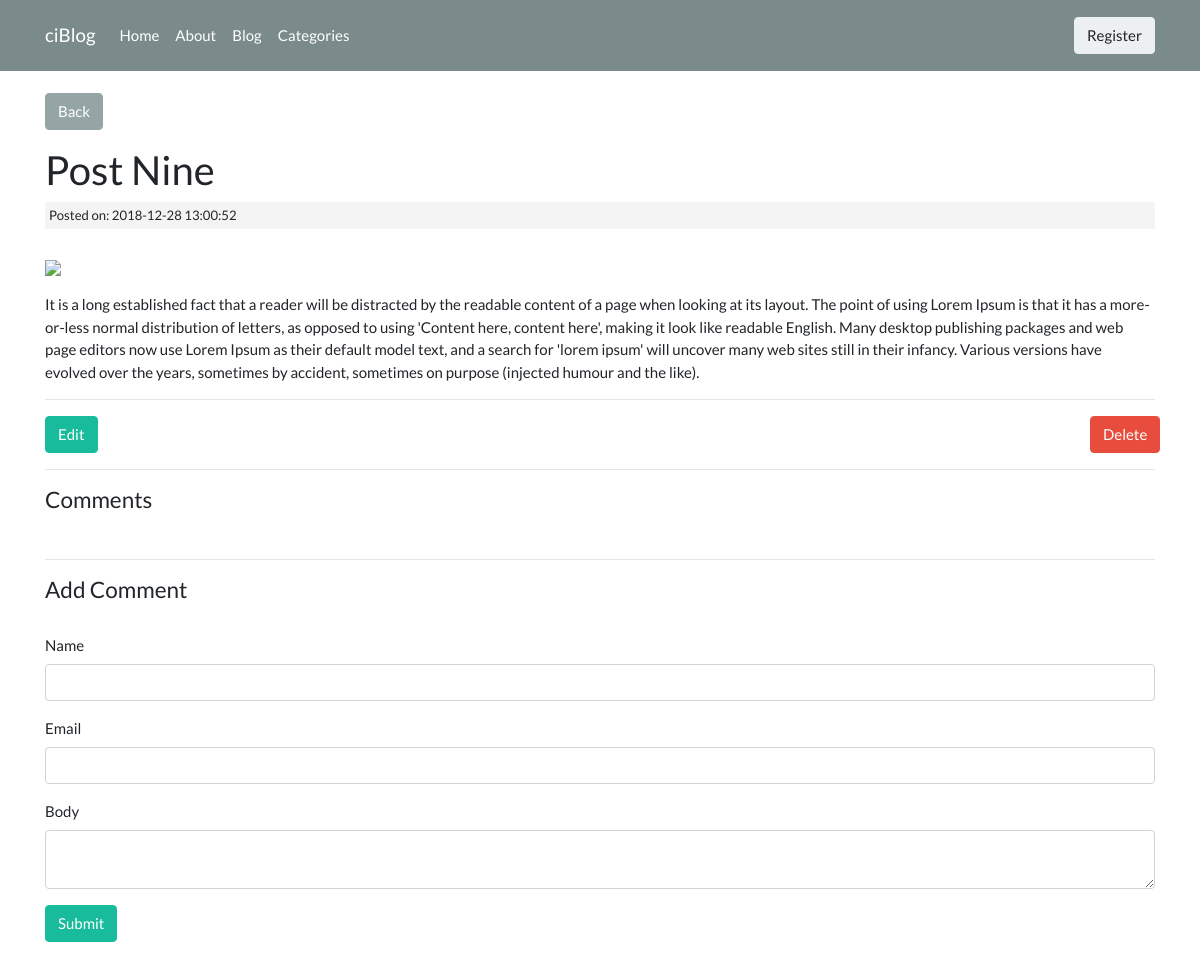
/posts/post-nine, run on the app's committed database.
### tables this page shows
CREATE TABLE `posts` (
  `id` int(11) NOT NULL,
  `category_id` int(11) NOT NULL,
  `user_id` int(11) NOT NULL,
  `title` varchar(255) NOT NULL,
  `slug` varchar(255) NOT NULL,
  `body` text NOT NULL,
  `post_image` varchar(255) NOT NULL,
  `created_at` timestamp NOT NULL DEFAULT CURRENT_TIMESTAMP
);

### application/controllers/Posts.php (called while the page is built, shortened)
<?php
class Posts extends CI_Controller {
	public function view($slug = NULL) {
		$data['post'] = $this->post_model->get_posts($slug);
		$post_id = $data['post']['id'];
		$data['comments'] = $this->comment_model->get_comments($post_id);
		$this->load->view('templates/header');
		$this->load->view('posts/view', $data);
		$this->load->view('templates/footer');
	}
}

### index.php (called while the page is built, shortened)
<?php
require_once BASEPATH.'core/CodeIgniter.php';

### application/models/Post_model.php (called while the page is built, shortened)
<?php
class Post_model extends CI_Model {
	public function get_posts($slug = FALSE) {
		if($slug === FALSE) {
			$this->db->order_by('posts.created_at', 'DESC');
			$this->db->join('categories', 'categories.id = posts.category_id');
			$query = $this->db->get('posts');
			return $query->result_array();
		}
		else {
			$query = $this->db->get_where('posts', array('slug' => $slug));
			return $query->row_array();
		}
	}
}

### application/views/posts/view.php (the view, shortened to what this page needs)
<p><a class="btn btn-secondary" href="<?php echo base_url('posts'); ?>">Back</a></p>
<h2><?php echo $post['title']; ?></h2>
<small class="post-date">Posted on: <?php echo $post['created_at']; ?></small>
<br/>
<p><img src="<?php echo base_url('assets/images/posts/') . $post['post_image']; ?>"></p>
<div class="post-body">
	<p><?php echo $post['body']; ?></p>
</div>
<hr>
<div class="row">
	<div class="col-md-11">
		<a class="btn btn-success pull-left" href="<?php echo base_url('posts/edit/'.$post['slug']); ?>">Edit</a>
	</div>
	<div class="col-md-1">
		<?php echo form_open('posts/delete/'.$post['id']); ?>
			<input type="submit" value="Delete" class="btn btn-danger">
		<?php echo form_close(); ?>
	</div>
</div>
<hr />
<h4>Comments</h4><br/>
<hr />
<h4>Add Comment</h4><br/>
<?php echo form_open('comments/create/' . $post['id']); ?>
	<div class="form-group">
		<label>Name</label>
		<input type="text" name="name" class="form-control">
	</div>
	<div class="form-group">
		<label>Email</label>
		<input type="text" name="email" class="form-control">
	</div>
	<div class="form-group">
		<label>Body</label>
		<textarea name="body" class="form-control"></textarea>
	</div>
	<button type="submit" class="btn btn-success">Submit</button>
<?php echo form_close(); ?>
<br/>

### assets/css/style.css (style rules this page uses)
.post-date { background: #f4f4f4; padding: 4px; margin: 3px 0; display: block; }

### data on the page
posts: title "Post Nine", created_at "2018-12-28 13:00:52", body "It is a long established fact that a reader will be distracted by the readable content of a page when looking at its layout. The point of using Lorem Ipsum is that it has a more-or-less normal distribution of letters, as opposed to using 'Content here, content here', making it look like readable English. Many desktop publishing packages and web page editors now use Lorem Ipsum as their default model text, and a search for 'lorem ipsum' will uncover many web sites still in their infancy. Various versions have evolved over the years, sometimes by accident, sometimes on purpose (injected humour and the like)."
